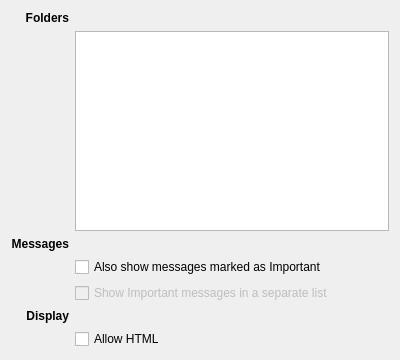
<?xml version="1.0" encoding="UTF-8"?>
<ui version="4.0">
 <class>emailnotifierConfig</class>
 <widget class="QWidget" name="emailnotifierConfig">
  <property name="geometry">
   <rect>
    <x>0</x>
    <y>0</y>
    <width>400</width>
    <height>360</height>
   </rect>
  </property>
  <property name="sizePolicy">
   <sizepolicy hsizetype="Minimum" vsizetype="Minimum">
    <horstretch>0</horstretch>
    <verstretch>0</verstretch>
   </sizepolicy>
  </property>
  <property name="minimumSize">
   <size>
    <width>400</width>
    <height>360</height>
   </size>
  </property>
  <layout class="QGridLayout" name="gridLayout">
   <item row="0" column="0">
    <widget class="QLabel" name="selectcollectionslabel">
     <property name="text">
      <string>&lt;b&gt;Folders&lt;/b&gt;</string>
     </property>
     <property name="alignment">
      <set>Qt::AlignRight|Qt::AlignTrailing|Qt::AlignVCenter</set>
     </property>
    </widget>
   </item>
   <item row="0" column="1">
    <widget class="QLabel" name="collectionsStatus">
     <property name="text">
      <string/>
     </property>
    </widget>
   </item>
   <item row="1" column="1">
    <widget class="QTreeView" name="collectionsTreeView">
     <property name="minimumSize">
      <size>
       <width>0</width>
       <height>180</height>
      </size>
     </property>
     <property name="toolTip">
      <string>Mark the folders you want to monitor for new and important emails</string>
     </property>
     <attribute name="headerVisible">
      <bool>false</bool>
     </attribute>
    </widget>
   </item>
   <item row="2" column="0">
    <widget class="QLabel" name="selectcollectionslabel_3">
     <property name="text">
      <string>&lt;b&gt;Messages&lt;/b&gt;</string>
     </property>
     <property name="alignment">
      <set>Qt::AlignRight|Qt::AlignTrailing|Qt::AlignVCenter</set>
     </property>
    </widget>
   </item>
   <item row="6" column="1">
    <widget class="QCheckBox" name="allowHtml">
     <property name="text">
      <string>Allow HTML</string>
     </property>
    </widget>
   </item>
   <item row="5" column="0">
    <widget class="QLabel" name="generallabel">
     <property name="text">
      <string>&lt;b&gt;Display&lt;/b&gt;</string>
     </property>
     <property name="alignment">
      <set>Qt::AlignRight|Qt::AlignTrailing|Qt::AlignVCenter</set>
     </property>
    </widget>
   </item>
   <item row="4" column="1">
    <widget class="QCheckBox" name="showImportantSeparately">
     <property name="enabled">
      <bool>false</bool>
     </property>
     <property name="text">
      <string>Show Important messages in a separate list</string>
     </property>
    </widget>
   </item>
   <item row="3" column="1">
    <widget class="QCheckBox" name="showImportant">
     <property name="text">
      <string>Also show messages marked as Important</string>
     </property>
    </widget>
   </item>
  </layout>
 </widget>
 <resources/>
 <connections>
  <connection>
   <sender>showImportant</sender>
   <signal>toggled(bool)</signal>
   <receiver>showImportantSeparately</receiver>
   <slot>setEnabled(bool)</slot>
   <hints>
    <hint type="sourcelabel">
     <x>318</x>
     <y>471</y>
    </hint>
    <hint type="destinationlabel">
     <x>318</x>
     <y>496</y>
    </hint>
   </hints>
  </connection>
 </connections>
</ui>
